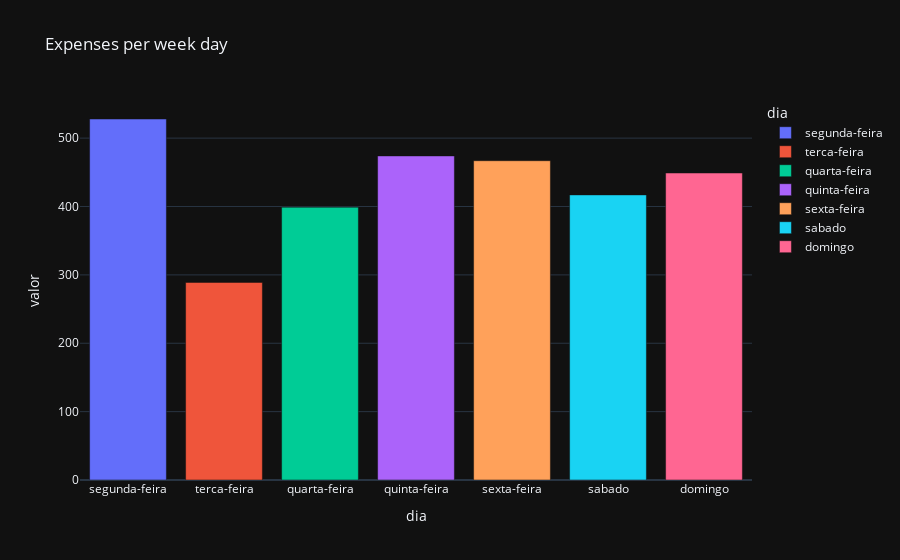

Notebook source saved alongside this figure:
### Code cell
# pd.set_option('display.max_rows', 5)

try:
    df = pd.read_csv(filepath_or_buffer=FILEPATH, sep=SEPARATOR, encoding=ENCODING)
    df_agg_day = df.groupby(by='dia', sort=False).agg(func={'valor': 'sum'}).reset_index()

    fig = px.bar(data_frame=df_agg_day, x=X_LABEL, y=Y_LABEL, title=TITLE, color=COLOR)
    fig.show()

except FileNotFoundError:
    display('File not found')
    exit()

# df_months

### Figure 1 — Plotly figure (JSON) as saved in the notebook; plotly's stock layout.template omitted (floating-point values rounded to 4 significant figures)
{"data": [{"hovertemplate": "dia=%{x}<br>valor=%{y}<extra></extra>", "legendgroup": "segunda-feira", "marker": {"color": "#636efa", "pattern": {"shape": ""}}, "name": "segunda-feira", "orientation": "v", "showlegend": true, "textposition": "auto", "x": ["segunda-feira"], "xaxis": "x", "y": [528], "yaxis": "y", "type": "bar"}, {"hovertemplate": "dia=%{x}<br>valor=%{y}<extra></extra>", "legendgroup": "terca-feira", "marker": {"color": "#EF553B", "pattern": {"shape": ""}}, "name": "terca-feira", "orientation": "v", "showlegend": true, "textposition": "auto", "x": ["terca-feira"], "xaxis": "x", "y": [289], "yaxis": "y", "type": "bar"}, {"hovertemplate": "dia=%{x}<br>valor=%{y}<extra></extra>", "legendgroup": "quarta-feira", "marker": {"color": "#00cc96", "pattern": {"shape": ""}}, "name": "quarta-feira", "orientation": "v", "showlegend": true, "textposition": "auto", "x": ["quarta-feira"], "xaxis": "x", "y": [399], "yaxis": "y", "type": "bar"}, {"hovertemplate": "dia=%{x}<br>valor=%{y}<extra></extra>", "legendgroup": "quinta-feira", "marker": {"color": "#ab63fa", "pattern": {"shape": ""}}, "name": "quinta-feira", "orientation": "v", "showlegend": true, "textposition": "auto", "x": ["quinta-feira"], "xaxis": "x", "y": [474], "yaxis": "y", "type": "bar"}, {"hovertemplate": "dia=%{x}<br>valor=%{y}<extra></extra>", "legendgroup": "sexta-feira", "marker": {"color": "#FFA15A", "pattern": {"shape": ""}}, "name": "sexta-feira", "orientation": "v", "showlegend": true, "textposition": "auto", "x": ["sexta-feira"], "xaxis": "x", "y": [467], "yaxis": "y", "type": "bar"}, {"hovertemplate": "dia=%{x}<br>valor=%{y}<extra></extra>", "legendgroup": "sabado", "marker": {"color": "#19d3f3", "pattern": {"shape": ""}}, "name": "sabado", "orientation": "v", "showlegend": true, "textposition": "auto", "x": ["sabado"], "xaxis": "x", "y": [417], "yaxis": "y", "type": "bar"}, {"hovertemplate": "dia=%{x}<br>valor=%{y}<extra></extra>", "legendgroup": "domingo", "marker": {"color": "#FF6692", "pattern": {"shape": ""}}, "name": "domingo", "orientation": "v", "showlegend": true, "textposition": "auto", "x": ["domingo"], "xaxis": "x", "y": [449], "yaxis": "y", "type": "bar"}], "layout": {"xaxis": {"anchor": "y", "domain": [0.0, 1.0], "title": {"text": "dia"}, "categoryorder": "array", "categoryarray": ["segunda-feira", "terca-feira", "quarta-feira", "quinta-feira", "sexta-feira", "sabado", "domingo"]}, "yaxis": {"anchor": "x", "domain": [0.0, 1.0], "title": {"text": "valor"}}, "legend": {"title": {"text": "dia"}, "tracegroupgap": 0}, "title": {"text": "Expenses per week day"}, "barmode": "relative"}}
